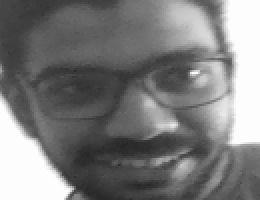
#> input picture opencv/learn/datasets/Ali/1.png, 130 x 100 px (shown 2 times larger)
$ python face_recognition.py
#> lines starting #> are read from the running program, lines starting #| are printed output that depends on the picture
import cv2, numpy as np, os

size = 4
haar_file = "haarcascade_frontalface_default.xml"
datasets = 'datasets'
print('Training...')
(images, labels, names, id) = ([], [], {}, 0)
for (subdirs, dirs, files) in os.walk(datasets) :
    for subdir in dirs :
        names[id] = subdir
        subjectPath = os.path.join(datasets, subdir)
        for fileName in os.listdir(subjectPath) :
            path = subjectPath + '/' + fileName
            label = id
            images.append(cv2.imread(path, 0))
            labels.append(int(label))
            #print(labels)
        id += 1
#> id = 1
(width, height) = (330, 200)
(images, labels) = [np.array(lis) for lis in [images, labels]]
# print(images, labels)
model = cv2.face.LBPHFaceRecognizer_create()
# model = cv2.face.FisherFaceRecognizer_create()
model.train(images, labels)

face_cascade = cv2.CascadeClassifier(haar_file)
webcam = cv2.VideoCapture(0)
cnt = 0

while True :
    (_,img) = webcam.read()
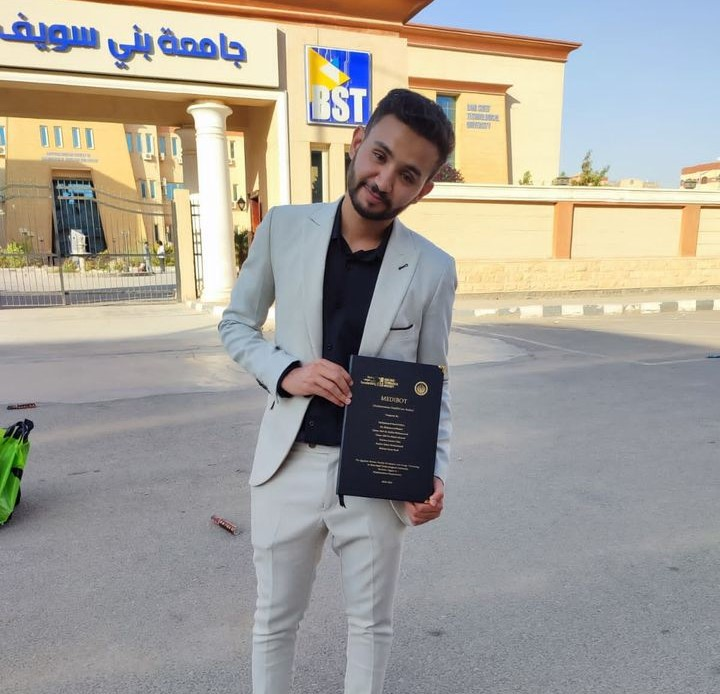
#> input picture opencv/learn/354611417_1935614123504314_8915440882460209377_n.jpg, 720 x 694 px, given in place of the camera
#> img is the input picture: shape (694, 720, 3); mean B, G, R 152.4, 160, 164.2
    gray = cv2.cvtColor(img, cv2.COLOR_BGR2GRAY)
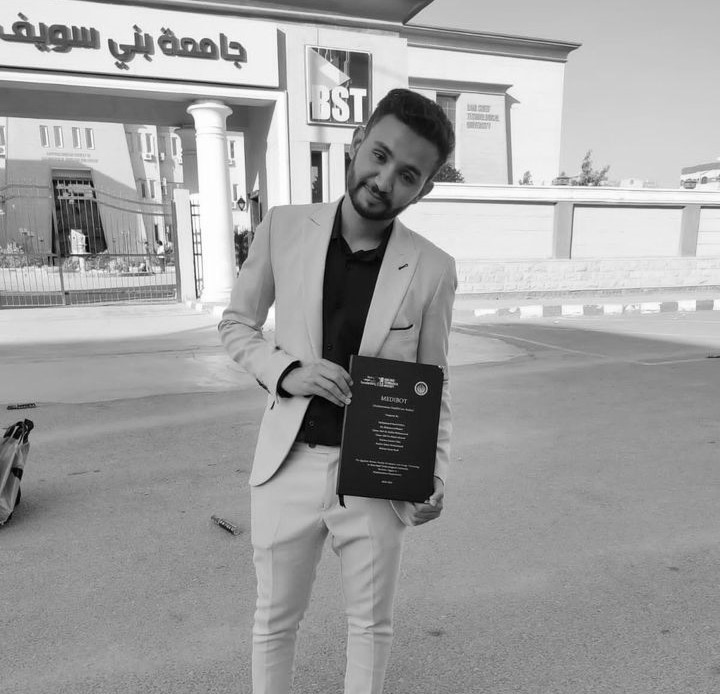
#> gray: shape (694, 720); min 0, max 255, mean 160.4
    faces = face_cascade.detectMultiScale(gray, 1.3, 4)
    for (x,y,w,h) in faces :
        cv2.rectangle(img, (x,y), (x+w, y+h), (255,255,0),3)
        face = gray[y:y + h, x:x + w]
        face_resize = cv2.resize(face, (width, height))
        prediction = model.predict(face_resize)
        cv2.rectangle(img, (x,y), (x+w, y+h), (0,255,0),3)
        if prediction[1] < 800 :
            cv2.putText(img, '%s - %.0f' % (names[prediction[0]], prediction[1]), (x-10, y-10), cv2.FONT_HERSHEY_COMPLEX, 1, (0, 255, 0), 2)
            print(names[prediction[0]])
            cnt = 0
        else :
            cnt += 1
            # cv2.putText(img, 'UnKnown',(x-10, y-10), cv2.FONT_HERSHEY_PLAIN, 1, (0,255,0), 3)
            cv2.putText(img, "UnKnown", (x-10, y-10), cv2.FONT_HERSHEY_COMPLEX, 1,(0, 255, 0), 2)
            if (cnt > 100) :
                print ("UnKnown Person")
                cv2.imwrite("input.jpg", img)
                cnt = 0
    cv2.imshow('OpenCV', img)
    key = cv2.waitKey(10) & 0xff
#> (key q is pressed here)
    if key == ord('q') :
        break

webcam.release()
cv2.destroyAllWindows()
